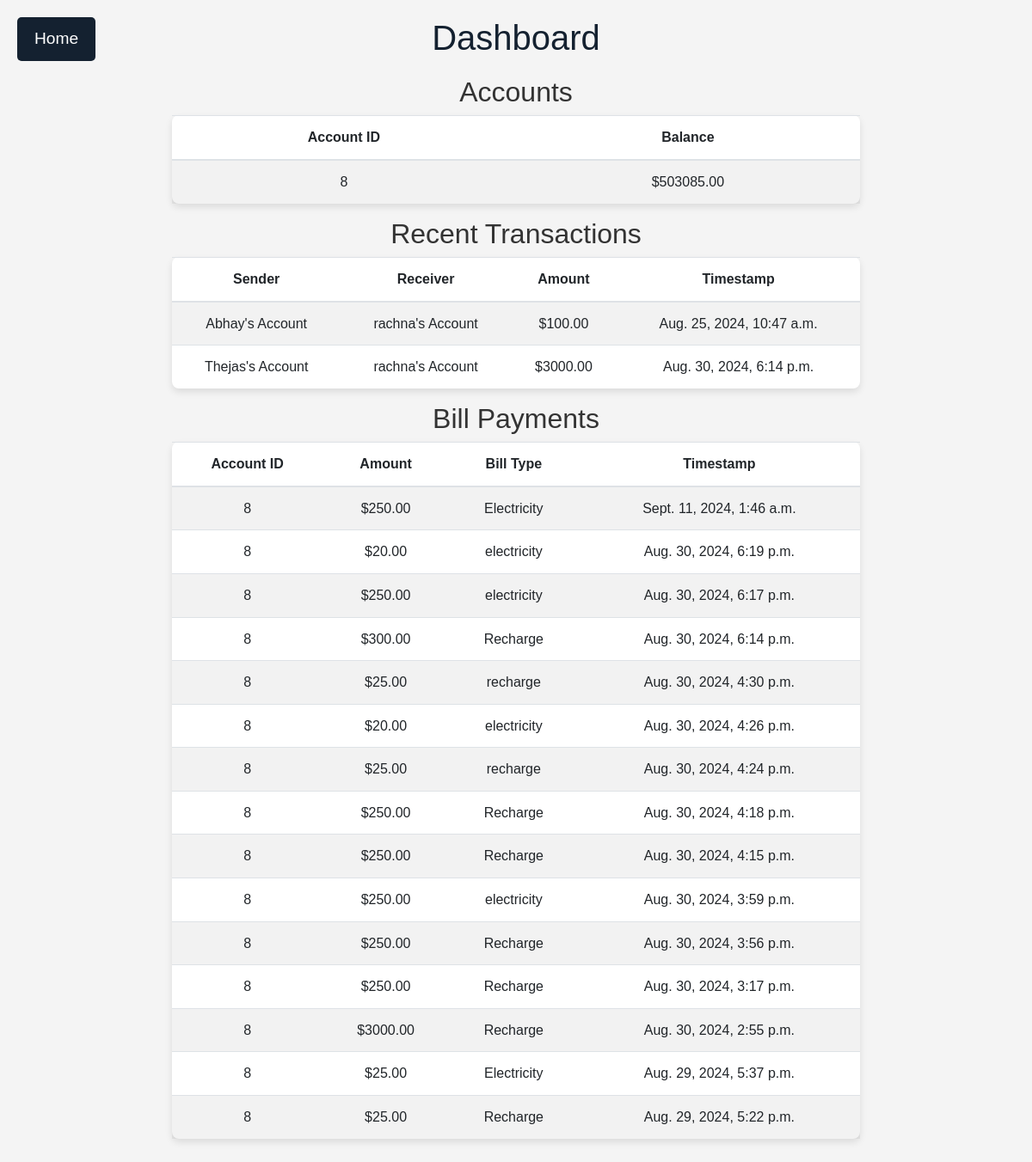
Page /dashboard/ (signed in) on the committed database.
### accounts/models.py (models this page shows, shortened)
class Account(models.Model):
    ACCOUNT_TYPE_CHOICES = [
        ('savings', 'Savings'),
        ('checking', 'Checking'),
        ('credit', 'Credit'),
        ('business', 'Business'),
        ('investment', 'Investment'),
    ]
    user = models.OneToOneField(User, on_delete=models.CASCADE)
    balance = models.DecimalField(max_digits=12, decimal_places=2, default=50000.00)
    def __str__(self):
        return f"{self.user.username}'s Account"

class Transaction(models.Model):
    sender = models.ForeignKey(Account, related_name='sent_transactions', on_delete=models.CASCADE)
    receiver = models.ForeignKey(Account, related_name='received_transactions', on_delete=models.CASCADE)
    amount = models.DecimalField(max_digits=15, decimal_places=2)
    timestamp = models.DateTimeField(auto_now_add=True)

class BillPayment(models.Model):
    account = models.ForeignKey(Account, on_delete=models.CASCADE)
    amount = models.DecimalField(max_digits=10, decimal_places=2)
    bill_type = models.CharField(max_length=255)
    timestamp = models.DateTimeField(auto_now_add=True)
    class Meta:
        ordering = ['-timestamp']

### accounts/views.py (the view)
# urls.py: path('dashboard/', views.dashboard, name='dashboard'),
@login_required
def dashboard(request):
    user = request.user
    accounts = Account.objects.filter(user=user)
    transactions = Transaction.objects.filter(
        sender__user=user
    ).select_related('sender', 'receiver') | Transaction.objects.filter(
        receiver__user=user
    ).select_related('sender', 'receiver')
    bill_payments = BillPayment.objects.filter(account__user=user)
    return render(request, 'dashboard.html', {
        'accounts': accounts,
        'transactions': transactions,
        'bill_payments': bill_payments
    })

### accounts/templates/dashboard.html (shortened to what this page needs)
<!DOCTYPE html>
<html>
<head>
    <link rel="stylesheet" href="https://stackpath.bootstrapcdn.com/bootstrap/4.5.2/css/bootstrap.min.css">
</head>
<body>
    <main>
        <a href="{% url 'home' %}" class="home-button">Home</a>
        <h1>Dashboard</h1>
        <h2>Accounts</h2>
        <table class="table table-striped">
            <thead>
                <tr>
                    <th>Account ID</th>
                    <th>Balance</th>
                </tr>
            </thead>
            <tbody>
                {% for account in accounts %}
                    <tr>
                        <td>{{ account.id }}</td>
                        <td>${{ account.balance }}</td>
                    </tr>
                {% empty %}
                    <tr>
                        <td colspan="2">No accounts found.</td>
                    </tr>
                {% endfor %}
            </tbody>
        </table>
        <h2>Recent Transactions</h2>
        <table class="table table-striped">
            <thead>
                <tr>
                    <th>Sender</th>
                    <th>Receiver</th>
                    <th>Amount</th>
                    <th>Timestamp</th>
                </tr>
            </thead>
            <tbody>
                {% for transaction in transactions %}
                    <tr>
                        <td>{{ transaction.sender }}</td>
                        <td>{{ transaction.receiver }}</td>
                        <td>${{ transaction.amount }}</td>
                        <td>{{ transaction.timestamp }}</td>
                    </tr>
                {% empty %}
                    <tr>
                        <td colspan="4">No transactions found.</td>
                    </tr>
                {% endfor %}
            </tbody>
        </table>
        <h2>Bill Payments</h2>
        <table class="table table-striped">
            <thead>
                <tr>
                    <th>Account ID</th>
                    <th>Amount</th>
                    <th>Bill Type</th>
                    <th>Timestamp</th>
                </tr>
            </thead>
            <tbody>
                {% for bill_payment in bill_payments %}
                    <tr>
                        <td>{{ bill_payment.account.id }}</td>
                        <td>${{ bill_payment.amount }}</td>
                        <td>{{ bill_payment.bill_type }}</td>
                        <td>{{ bill_payment.timestamp }}</td>
                    </tr>
                {% empty %}
                    <tr>
                        <td colspan="4">No bill payments found.</td>
                    </tr>
                {% endfor %}
            </tbody>
        </table>
    </main>
</body>
</html>

### accounts/templates/dashboard.html (style rules this page uses)
body { font-family: Arial, sans-serif; line-height: 1.6; background-color: #f4f4f4; color: #333; display: flex; flex-direction: column; min-height: 100vh; padding: 20px; }
main { flex: 1; display: flex; flex-direction: column; align-items: center; }
h1 { margin-bottom: 20px; color: #142130; font-size: 2.5em; text-align: center; }
table { background: #fff; padding: 20px; border-radius: 8px; box-shadow: 0 4px 8px rgba(0, 0, 0, 0.1); max-width: 800px; width: 100%; }
th, td { text-align: center; }
.home-button { position: absolute; top: 20px; left: 20px; padding: 10px 20px; background-color: #142130; color: #fff; text-decoration: none; border-radius: 5px; font-size: 1.2em; text-align: center; }

### rows in the picture
Account: id "8", balance "503085.00"
BillPayment: account.id "8", amount "250.00", bill_type "Electricity", timestamp "Sept. 11, 2024, 1:46 a.m."
BillPayment: account.id "8", amount "20.00", bill_type "electricity", timestamp "Aug. 30, 2024, 6:19 p.m."
BillPayment: account.id "8", amount "250.00", bill_type "electricity", timestamp "Aug. 30, 2024, 6:17 p.m."
BillPayment: account.id "8", amount "300.00", bill_type "Recharge", timestamp "Aug. 30, 2024, 6:14 p.m."
BillPayment: account.id "8", amount "25.00", bill_type "recharge", timestamp "Aug. 30, 2024, 4:30 p.m."
BillPayment: account.id "8", amount "20.00", bill_type "electricity", timestamp "Aug. 30, 2024, 4:26 p.m."
BillPayment: account.id "8", amount "25.00", bill_type "recharge", timestamp "Aug. 30, 2024, 4:24 p.m."
BillPayment: account.id "8", amount "250.00", bill_type "Recharge", timestamp "Aug. 30, 2024, 4:18 p.m."
BillPayment: account.id "8", amount "250.00", bill_type "Recharge", timestamp "Aug. 30, 2024, 4:15 p.m."
BillPayment: account.id "8", amount "250.00", bill_type "electricity", timestamp "Aug. 30, 2024, 3:59 p.m."
BillPayment: account.id "8", amount "250.00", bill_type "Recharge", timestamp "Aug. 30, 2024, 3:56 p.m."
BillPayment: account.id "8", amount "250.00", bill_type "Recharge", timestamp "Aug. 30, 2024, 3:17 p.m."
BillPayment: account.id "8", amount "3000.00", bill_type "Recharge", timestamp "Aug. 30, 2024, 2:55 p.m."
BillPayment: account.id "8", amount "25.00", bill_type "Electricity", timestamp "Aug. 29, 2024, 5:37 p.m."
BillPayment: account.id "8", amount "25.00", bill_type "Recharge", timestamp "Aug. 29, 2024, 5:22 p.m."
